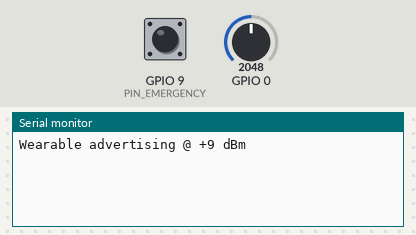
Recording of a sketch running on a simulated ESP32-C3. Shown: the last lines printed to the serial monitor. The inputs (shaded band) are chosen by the test bench; at power-on: GPIO 0 = 2048, GPIO 9 (PIN_EMERGENCY) HIGH (analog values on the 0–4095 scale). Nothing arrives over Bluetooth unless stated.

Above: at 1.2 s.
1.3 s: GPIO 0 set to 2866
At 5.8 s:
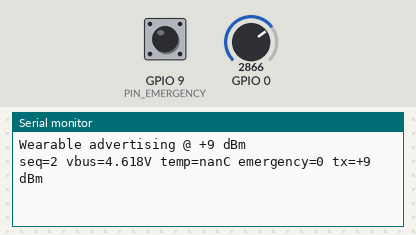
8.1 s: GPIO 9 (PIN_EMERGENCY) pulled LOW for 0.15 s
At 9.3 s:
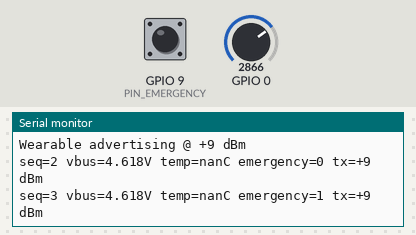
9.7 s: GPIO 9 (PIN_EMERGENCY) pulled LOW for 1 s
At 10.7 s:
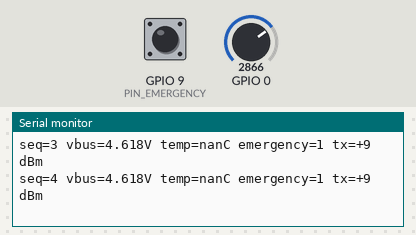

Measured:
- after the input at 1.3 s, the serial monitor: prints a new line after 3.7 s (image 1)
- after the input at 8.1 s, the serial monitor: prints a new line at once (image 2)
- after the input at 9.7 s, the serial monitor: prints a new line at once (image 3)

The sketch:

wearable.ino
```cpp
/*
 * Wearable (ESP32-C3) BLE Advertiser – full TX power (+9 dBm), valid Manufacturer Data
 *
 * Manufacturer Data (14 bytes) – including Company ID (0xFFFF):
 * [0..1]  company_id_le = 0xFF, 0xFF
 * [2..4]  uid_3 = first 3 characters of WEARABLE_UID (informational only)
 * [5..6]  adv_seq (uint16, BE)
 * [7..8]  batt_mV (uint16, BE)   // VBUS/2 through voltage divider
 * [9..10] temp_c_x100 (int16, BE)
 * [11]    flags (bit0 = Emergency)
 * [12]    tx_power_dbm (int8)    -> always 9
 * [13]    reserved
 *
 * - Advertised name = WEARABLE_UID (e.g. "W-01"); the anchor uses the name as UID.
 * - TX power: always +9 dBm
 * - Advertising interval: Idle ~1–1.25 s, Emergency ~100–125 ms
 * - Payload refresh rate: every 5 s (Emergency: every 1 s)
 * - VBUS measurement: voltage divider 1:2 on ADC0 (GPIO0 / ADC1_CH0)
 */

#include <Arduino.h>
#include <NimBLEDevice.h>
#include "secrets.h"

#define PIN_EMERGENCY   9     // Button to GND, internal pull-up
#define ADV_LEN         14
#define TX_DBM_CONST    9     // always full power

NimBLEAdvertising *pAdvertising = nullptr;
uint32_t advSeq = 1;

// --- Read onboard temperature ---
static float readBoardTempC() {
#if defined(ARDUINO_ARCH_ESP32)
  #ifdef temperatureRead
    return temperatureRead();
  #else
    return NAN;
  #endif
#else
  return NAN;
#endif
}

// --- Read VBUS/"Battery" (with 1:2 divider on ADC0) ---
static float readBatteryVoltage() {
  analogReadResolution(12);
  analogSetAttenuation(ADC_11db);
  uint32_t mv = analogReadMilliVolts(0); // GPIO0 / ADC1_CH0
  return (mv * 2.0f) / 1000.0f;
}

static void setAdvIntervalMs(uint16_t min_ms, uint16_t max_ms) {
  uint16_t min_itv = min<uint16_t>(max<uint16_t>(min_ms * 1000 / 625, 32), 16384);
  uint16_t max_itv = min<uint16_t>(max<uint16_t>(max_ms * 1000 / 625, 32), 16384);
  pAdvertising->setMinInterval(min_itv);
  pAdvertising->setMaxInterval(max_itv);
}

// --- Update advertisement payload ---
static void updateAdvertisement() {
  uint32_t seq = advSeq++;
  float vbat = readBatteryVoltage();
  float tC   = readBoardTempC();
  bool  emergency = (digitalRead(PIN_EMERGENCY) == LOW);

  uint8_t mfg[ADV_LEN] = {0};

  // Company ID (little endian) – 0xFFFF as test ID
  mfg[0] = 0xFF;
  mfg[1] = 0xFF;

  // UID (3 bytes)
  size_t uid_len = strlen(WEARABLE_UID);
  memcpy(&mfg[2], WEARABLE_UID, min(uid_len, (size_t)3));

  // Sequence (BE)
  mfg[5] = (seq >> 8) & 0xFF;
  mfg[6] = (seq) & 0xFF;

  // Battery mV (BE)
  uint16_t batt_mv = (uint16_t) lroundf(vbat * 1000.0f);
  mfg[7] = (batt_mv >> 8) & 0xFF;
  mfg[8] = batt_mv & 0xFF;

  // Temperature * 100 (int16, BE), NaN -> 0x7FFF
  int16_t t100 = isnan(tC) ? (int16_t)0x7FFF : (int16_t) lroundf(tC * 100.0f);
  mfg[9]  = (t100 >> 8) & 0xFF;
  mfg[10] = t100 & 0xFF;

  // Flags
  mfg[11] = emergency ? 0x01 : 0x00;

  // TX power (dBm) – always +9
  mfg[12] = (uint8_t)TX_DBM_CONST;

  // Reserved
  mfg[13] = 0;

  NimBLEAdvertisementData advData;
  advData.setFlags(0x06);
  advData.setManufacturerData(std::string((char*)mfg, ADV_LEN));
  advData.setName(WEARABLE_UID);

  pAdvertising->setAdvertisementData(advData);
  if (pAdvertising->isAdvertising()) pAdvertising->refreshAdvertisingData();
}

void setup() {
  Serial.begin(115200);
  pinMode(PIN_EMERGENCY, INPUT_PULLUP);

  NimBLEDevice::init("");

  // Always full TX power (+9 dBm)
  esp_ble_tx_power_set(ESP_BLE_PWR_TYPE_DEFAULT, ESP_PWR_LVL_P9);
  esp_ble_tx_power_set(ESP_BLE_PWR_TYPE_ADV,     ESP_PWR_LVL_P9);
  esp_ble_tx_power_set(ESP_BLE_PWR_TYPE_SCAN,    ESP_PWR_LVL_P9);

  pAdvertising = NimBLEDevice::getAdvertising();
  pAdvertising->enableScanResponse(false);

  // Idle interval: 1–1.25 s
  setAdvIntervalMs(1000, 1250);

  updateAdvertisement();
  pAdvertising->start();
  Serial.println("Wearable advertising @ +9 dBm");
}

void loop() {
  static unsigned long last = 0;
  static bool fastAdv = false;

  const bool emergency = (digitalRead(PIN_EMERGENCY) == LOW);
  const unsigned long period = emergency ? 1000 : 5000;

  // In emergency mode only the advertising INTERVAL is increased (TX power stays +9 dBm)
  if (emergency && !fastAdv) {
    setAdvIntervalMs(100, 125);
    if (pAdvertising->isAdvertising()) pAdvertising->refreshAdvertisingData();
    fastAdv = true;
  } else if (!emergency && fastAdv) {
    setAdvIntervalMs(1000, 1250);
    if (pAdvertising->isAdvertising()) pAdvertising->refreshAdvertisingData();
    fastAdv = false;
  }

  if (millis() - last >= period) {
    last = millis();
    updateAdvertisement();
    Serial.printf("seq=%lu vbus=%.3fV temp=%.2fC emergency=%d tx=+%d dBm\n",
      (unsigned long)(advSeq - 1), readBatteryVoltage(), readBoardTempC(), emergency, TX_DBM_CONST);
  }
  delay(5);
}
```

secrets.h
```cpp
#pragma once
// Eindeutige Kennung des Wearables, z. B. "W-01"
#define WEARABLE_UID "W-01"
// Optional: Anfangswert der Sequenznummer
#define ADV_START_SEQ 1
```
